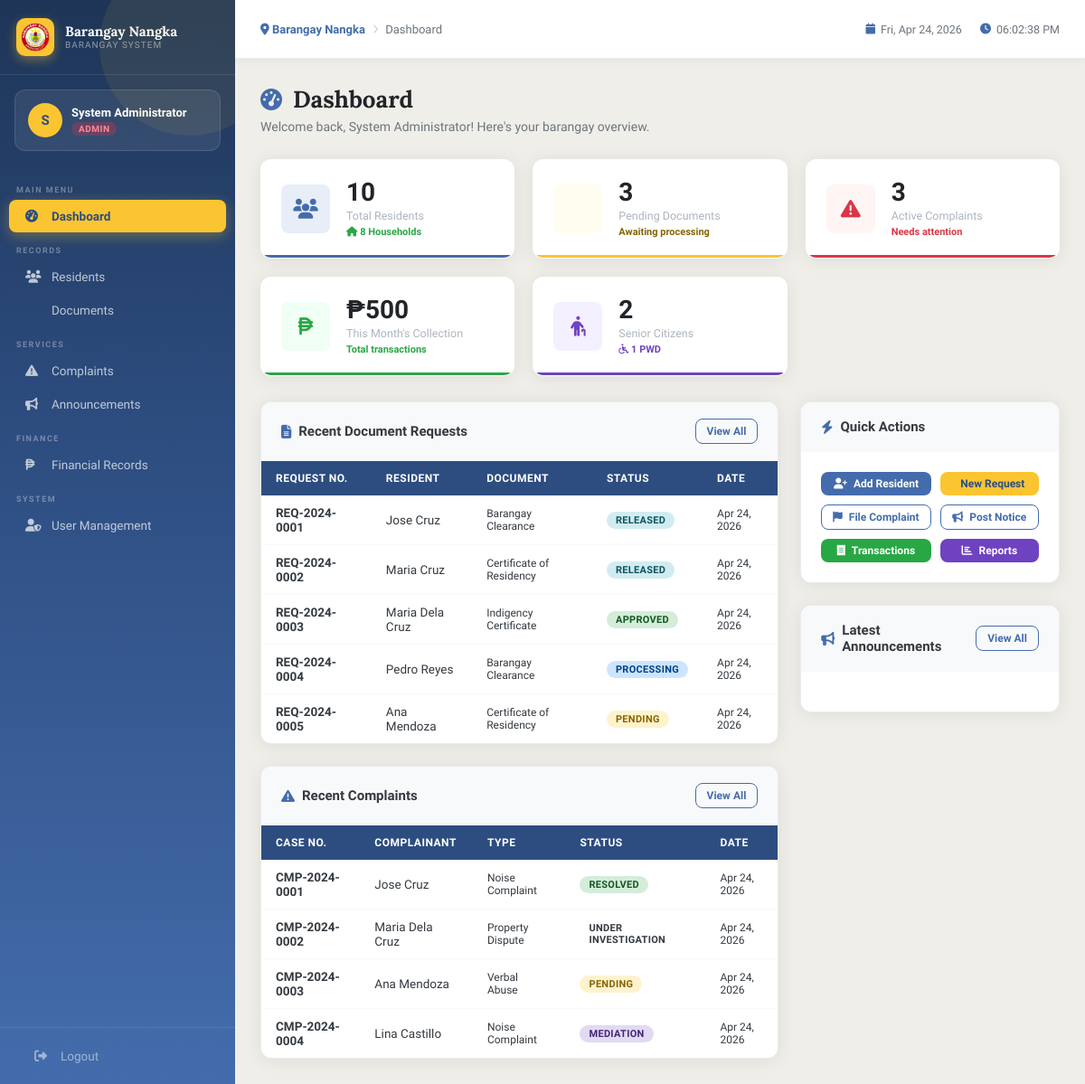
/dashboard.php (signed in), run on the app's committed database.
### tables this page shows
CREATE TABLE document_requests (
    id INT AUTO_INCREMENT PRIMARY KEY,
    request_no VARCHAR(20) UNIQUE NOT NULL,
    resident_id INT NOT NULL,
    document_type ENUM('Barangay Clearance','Certificate of Residency','Indigency Certificate','Business Clearance','Certificate of Good Moral Character') NOT NULL,
    purpose TEXT,
    status ENUM('Pending','Processing','For Approval','Approved','Released','Rejected') DEFAULT 'Pending',
    amount DECIMAL(10,2) DEFAULT 0,
    payment_status ENUM('Unpaid','Paid') DEFAULT 'Unpaid',
    or_number VARCHAR(50),
    requested_by INT,
    approved_by INT NULL,
    released_by INT NULL,
    notes TEXT,
    requested_at TIMESTAMP DEFAULT CURRENT_TIMESTAMP,
    approved_at DATETIME NULL,
    released_at DATETIME NULL,
    FOREIGN KEY (resident_id) REFERENCES residents(id),
    FOREIGN KEY (requested_by) REFERENCES users(id)
);

CREATE TABLE complaints (
    id INT AUTO_INCREMENT PRIMARY KEY,
    complaint_no VARCHAR(20) UNIQUE NOT NULL,
    complainant_id INT NOT NULL,
    respondent_name VARCHAR(100),
    respondent_address TEXT,
    complaint_type ENUM('Noise Complaint','Property Dispute','Physical Assault','Verbal Abuse','Theft','Vandalism','Domestic Violence','Others') NOT NULL,
    description TEXT NOT NULL,
    incident_date DATE,
    incident_location TEXT,
    status ENUM('Pending','Under Investigation','Mediation','Resolved','Dismissed','Escalated') DEFAULT 'Pending',
    assigned_to INT NULL,
    admin_notes TEXT,
    attachment VARCHAR(255),
    created_at TIMESTAMP DEFAULT CURRENT_TIMESTAMP,
    updated_at TIMESTAMP DEFAULT CURRENT_TIMESTAMP ON UPDATE CURRENT_TIMESTAMP,
    FOREIGN KEY (complainant_id) REFERENCES residents(id)
);

### includes/config.php (called while the page is built, shortened)
<?php
function isLoggedIn() {
    return isset($_SESSION['user_id']);
}
function hasRole($roles) {
    return in_array($_SESSION['role'], $roles);
}
?>

### dashboard.php (the view, shortened to what this page needs)
<?php
require_once 'includes/config.php';
$page_title = 'Dashboard';
$totalResidents = $pdo->query("SELECT COUNT(*) FROM residents WHERE is_active=1")->fetchColumn();
$totalHouseholds = $pdo->query("SELECT COUNT(*) FROM households")->fetchColumn();
$pendingDocs = $pdo->query("SELECT COUNT(*) FROM document_requests WHERE status IN ('Pending','Processing','For Approval')")->fetchColumn();
$pendingComplaints = $pdo->query("SELECT COUNT(*) FROM complaints WHERE status IN ('Pending','Under Investigation','Mediation')")->fetchColumn();
$seniorCitizens = $pdo->query("SELECT COUNT(*) FROM residents WHERE senior_citizen=1 AND is_active=1")->fetchColumn();
$pwdCount = $pdo->query("SELECT COUNT(*) FROM residents WHERE pwd=1 AND is_active=1")->fetchColumn();
$monthlyIncome = $pdo->query("SELECT COALESCE(SUM(amount),0) FROM transactions WHERE MONTH(transaction_date)=MONTH(NOW()) AND YEAR(transaction_date)=YEAR(NOW())")->fetchColumn();
$recentRequests = $pdo->query("SELECT dr.*, CONCAT(r.first_name,' ',r.last_name) as resident_name FROM document_requests dr JOIN residents r ON dr.resident_id=r.id ORDER BY dr.requested_at DESC LIMIT 5")->fetchAll();
$recentComplaints = $pdo->query("SELECT c.*, CONCAT(r.first_name,' ',r.last_name) as complainant FROM complaints c JOIN residents r ON c.complainant_id=r.id ORDER BY c.created_at DESC LIMIT 5")->fetchAll();
include 'includes/header.php';
?>
<div class="page-header">
    <h1><i class="fas fa-gauge-high"></i> Dashboard</h1>
    <p>Welcome back, <?= htmlspecialchars($_SESSION['full_name']) ?>! Here's your barangay overview.</p>
</div>
<div class="stats-grid">
    <div class="stat-card" style="--card-color:#446CAC;--card-bg:#e8eef7;">
        <div class="stat-icon"><i class="fas fa-users"></i></div>
        <div class="stat-info">
            <div class="stat-value"><?= number_format($totalResidents) ?></div>
            <div class="stat-label">Total Residents</div>
            <div class="stat-sub"><i class="fas fa-home"></i> <?= $totalHouseholds ?> Households</div>
        </div>
    </div>
    <div class="stat-card" style="--card-color:#FBC531;--card-bg:#fffdf0;">
        <div class="stat-icon" style="background:#fffdf0;color:#d4a520;"><i class="fas fa-file-certificate"></i></div>
        <div class="stat-info">
            <div class="stat-value"><?= $pendingDocs ?></div>
            <div class="stat-label">Pending Documents</div>
            <div class="stat-sub" style="color:#856404;">Awaiting processing</div>
        </div>
    </div>
    <div class="stat-card" style="--card-color:#dc3545;--card-bg:#fff5f5;">
        <div class="stat-icon" style="background:#fff5f5;color:#dc3545;"><i class="fas fa-triangle-exclamation"></i></div>
        <div class="stat-info">
            <div class="stat-value"><?= $pendingComplaints ?></div>
            <div class="stat-label">Active Complaints</div>
            <div class="stat-sub" style="color:#dc3545;">Needs attention</div>
        </div>
    </div>
    <div class="stat-card" style="--card-color:#28a745;--card-bg:#f0fff4;">
        <div class="stat-icon" style="background:#f0fff4;color:#28a745;"><i class="fas fa-peso-sign"></i></div>
        <div class="stat-info">
            <div class="stat-value">₱<?= number_format($monthlyIncome, 0) ?></div>
            <div class="stat-label">This Month's Collection</div>
            <div class="stat-sub">Total transactions</div>
        </div>
    </div>
    <div class="stat-card" style="--card-color:#6f42c1;--card-bg:#f5f0ff;">
        <div class="stat-icon" style="background:#f5f0ff;color:#6f42c1;"><i class="fas fa-person-cane"></i></div>
        <div class="stat-info">
            <div class="stat-value"><?= $seniorCitizens ?></div>
            <div class="stat-label">Senior Citizens</div>
            <div class="stat-sub" style="color:#6f42c1;"><i class="fas fa-wheelchair"></i> <?= $pwdCount ?> PWD</div>
        </div>
    </div>
</div>
<div class="dashboard-grid">
    <div>
        <div class="card mb-3">
            <div class="card-header">
                <h3><i class="fas fa-file-lines"></i> Recent Document Requests</h3>
                <a href="<?= SITE_URL ?>/modules/documents/index.php" class="btn btn-sm btn-outline">View All</a>
            </div>
            <div class="card-body" style="padding:0;">
                <div class="table-wrap">
                    <table class="data-table">
                        <thead>
                            <tr>
                                <th>Request No.</th>
                                <th>Resident</th>
                                <th>Document</th>
                                <th>Status</th>
                                <th>Date</th>
                            </tr>
                        </thead>
                        <tbody>
                            <?php foreach ($recentRequests as $req): ?>
                            <tr>
                                <td><strong><?= $req['request_no'] ?></strong></td>
                                <td><?= htmlspecialchars($req['resident_name']) ?></td>
                                <td style="font-size:12px;"><?= $req['document_type'] ?></td>
                                <td>
                                    <span class="badge badge-<?= strtolower($req['status']) ?>">
                                        <?= $req['status'] ?>
                                    </span>
                                </td>
                                <td style="font-size:12px;"><?= date('M d, Y', strtotime($req['requested_at'])) ?></td>
                            </tr>
                            <?php endforeach; ?>
                        </tbody>
                    </table>
                </div>
            </div>
        </div>
        <div class="card">
            <div class="card-header">
                <h3><i class="fas fa-triangle-exclamation"></i> Recent Complaints</h3>
                <a href="<?= SITE_URL ?>/modules/complaints/index.php" class="btn btn-sm btn-outline">View All</a>
            </div>
            <div class="card-body" style="padding:0;">
                <div class="table-wrap">
                    <table class="data-table">
                        <thead>
                            <tr>
                                <th>Case No.</th>
                                <th>Complainant</th>
                                <th>Type</th>
                                <th>Status</th>
                                <th>Date</th>
                            </tr>
                        </thead>
                        <tbody>
                            <?php foreach ($recentComplaints as $cmp): ?>
                            <tr>
                                <td><strong><?= $cmp['complaint_no'] ?></strong></td>
                                <td><?= htmlspecialchars($cmp['complainant']) ?></td>
                                <td style="font-size:12px;"><?= $cmp['complaint_type'] ?></td>
                                <td>
                                    <span class="badge badge-<?= strtolower(str_replace(' ','-',$cmp['status'])) ?>">
                                        <?= $cmp['status'] ?>
                                    </span>
                                </td>
                                <td style="font-size:12px;"><?= date('M d, Y', strtotime($cmp['created_at'])) ?></td>
                            </tr>
                            <?php endforeach; ?>
                        </tbody>
                    </table>
                </div>
            </div>
        </div>
    </div>
    <div>
        <div class="card mb-3">
            <div class="card-header">
                <h3><i class="fas fa-bolt"></i> Quick Actions</h3>
            </div>
            <div class="card-body">
                <div style="display:grid;grid-template-columns:1fr 1fr;gap:10px;">
                    <a href="<?= SITE_URL ?>/modules/residents/add.php" class="btn btn-primary btn-sm" style="justify-content:center;">
                        <i class="fas fa-user-plus"></i> Add Resident
                    </a>
                    <a href="<?= SITE_URL ?>/modules/documents/add.php" class="btn btn-gold btn-sm" style="justify-content:center;">
                        <i class="fas fa-file-plus"></i> New Request
                    </a>
                    <a href="<?= SITE_URL ?>/modules/complaints/add.php" class="btn btn-outline btn-sm" style="justify-content:center;">
                        <i class="fas fa-flag"></i> File Complaint
                    </a>
                    <a href="<?= SITE_URL ?>/modules/announcements/add.php" class="btn btn-outline btn-sm" style="justify-content:center;">
                        <i class="fas fa-bullhorn"></i> Post Notice
                    </a>
                    <a href="<?= SITE_URL ?>/modules/finance/index.php" class="btn btn-sm" style="background:#28a745;color:white;justify-content:center;border:none;">
                        <i class="fas fa-receipt"></i> Transactions
                    </a>
                    <a href="<?= SITE_URL ?>/modules/finance/report.php" class="btn btn-sm" style="background:#6f42c1;color:white;justify-content:center;border:none;">
                        <i class="fas fa-chart-bar"></i> Reports
                    </a>
                </div>
            </div>
        </div>
        <div class="card">
            <div class="card-header">
                <h3><i class="fas fa-bullhorn"></i> Latest Announcements</h3>
                <a href="<?= SITE_URL ?>/modules/announcements/index.php" class="btn btn-sm btn-outline">View All</a>
            </div>
            <div class="card-body">
            </div>
        </div>
    </div>
</div>
<?php include 'includes/footer.php'; ?>

### includes/header.php (shortened to what this page needs)
<?php
$current_page = basename($_SERVER['PHP_SELF'], '.php');
?>
<!DOCTYPE html>
<html lang="en">
<head>
    <link rel="stylesheet" href="https://cdnjs.cloudflare.com/ajax/libs/font-awesome/6.5.0/css/all.min.css">
    <link rel="stylesheet" href="<?= SITE_URL ?>/assets/css/main.css">
</head>
<body>
<div class="sidebar" id="sidebar">
    <div class="sidebar-header">
        <div class="logo-wrap">
            <div class="logo-icon">
    <img src="<?= SITE_URL ?>/assets/img/logo.png" alt="Logo" style="width:32px;height:32px;object-fit:contain;">
            </div>
            <div class="logo-text">
                <span class="logo-main">Barangay Nangka</span>
                <span class="logo-sub">Barangay System</span>
            </div>
        </div>
    </div>
    <div class="user-card">
        <div class="user-avatar">
            <?= strtoupper(substr($_SESSION['full_name'] ?? 'A', 0, 1)) ?>
        </div>
        <div class="user-info">
            <span class="user-name"><?= htmlspecialchars($_SESSION['full_name'] ?? '') ?></span>
            <span class="user-role badge-<?= $_SESSION['role'] ?? '' ?>"><?= ucfirst($_SESSION['role'] ?? '') ?></span>
        </div>
    </div>
    <nav class="sidebar-nav">
        <span class="nav-label">Main Menu</span>
        <a href="<?= SITE_URL ?>/dashboard.php" class="nav-item <?= $current_page === 'dashboard' ? 'active' : '' ?>">
            <i class="fas fa-gauge-high"></i>
            <span>Dashboard</span>
        </a>
        <?php if (hasRole(['admin','secretary','captain'])): ?>
        <span class="nav-label">Records</span>
        <a href="<?= SITE_URL ?>/modules/residents/index.php" class="nav-item <?= strpos($_SERVER['REQUEST_URI'],'residents') !== false ? 'active' : '' ?>">
            <i class="fas fa-users"></i>
            <span>Residents</span>
        </a>
        <a href="<?= SITE_URL ?>/modules/documents/index.php" class="nav-item <?= strpos($_SERVER['REQUEST_URI'],'documents') !== false ? 'active' : '' ?>">
            <span>Documents</span>
        </a>
        <?php endif; ?>
        <span class="nav-label">Services</span>
        <a href="<?= SITE_URL ?>/modules/complaints/index.php" class="nav-item <?= strpos($_SERVER['REQUEST_URI'],'complaints') !== false ? 'active' : '' ?>">
            <i class="fas fa-triangle-exclamation"></i>
            <span>Complaints</span>
        </a>
        <a href="<?= SITE_URL ?>/modules/announcements/index.php" class="nav-item <?= strpos($_SERVER['REQUEST_URI'],'announcements') !== false ? 'active' : '' ?>">
            <i class="fas fa-bullhorn"></i>
            <span>Announcements</span>
        </a>
        <?php if (hasRole(['admin','treasurer','captain'])): ?>
        <span class="nav-label">Finance</span>
        <a href="<?= SITE_URL ?>/modules/finance/index.php" class="nav-item <?= strpos($_SERVER['REQUEST_URI'],'finance') !== false ? 'active' : '' ?>">
            <i class="fas fa-peso-sign"></i>
            <span>Financial Records</span>
        </a>
        <?php endif; ?>
        <?php if (hasRole(['admin'])): ?>
        <span class="nav-label">System</span>
        <a href="<?= SITE_URL ?>/modules/users/index.php" class="nav-item <?= strpos($_SERVER['REQUEST_URI'],'users') !== false ? 'active' : '' ?>">
            <i class="fas fa-user-shield"></i>
            <span>User Management</span>
        </a>
        <?php endif; ?>
    </nav>
    <div class="sidebar-footer">
        <a href="<?= SITE_URL ?>/logout.php" class="nav-item logout-btn">
            <i class="fas fa-right-from-bracket"></i>
            <span>Logout</span>
        </a>
    </div>
</div>
<div class="main-wrapper" id="mainWrapper">
    <header class="topbar">
        <div class="topbar-left">
            <div class="breadcrumb">
                <span class="breadcrumb-barangay"><i class="fas fa-location-dot"></i> Barangay Nangka</span>
                <i class="fas fa-chevron-right"></i>
                <span><?= $page_title ?? 'Dashboard' ?></span>
            </div>
        </div>
        <div class="topbar-right">
            <div class="topbar-date">
                <i class="fas fa-calendar"></i>
                <span id="currentDate"></span>
            </div>
            <div class="topbar-time">
                <i class="fas fa-clock"></i>
                <span id="currentTime"></span>
            </div>
        </div>
    </header>
    <main class="page-content">

### includes/footer.php (shortened to what this page needs)
    </main>
</div>
</body>
</html>

### data on the page
document_requests: request_no "REQ-2024-0001", resident_name "Jose Cruz", document_type "Barangay Clearance", status "RELEASED", requested_at "Apr 24, 2026"
document_requests: request_no "REQ-2024-0002", resident_name "Maria Cruz", document_type "Certificate of Residency", status "RELEASED", requested_at "Apr 24, 2026"
document_requests: request_no "REQ-2024-0003", resident_name "Maria Dela Cruz", document_type "Indigency Certificate", status "APPROVED", requested_at "Apr 24, 2026"
document_requests: request_no "REQ-2024-0004", resident_name "Pedro Reyes", document_type "Barangay Clearance", status "PROCESSING", requested_at "Apr 24, 2026"
document_requests: request_no "REQ-2024-0005", resident_name "Ana Mendoza", document_type "Certificate of Residency", status "PENDING", requested_at "Apr 24, 2026"
complaints: complaint_no "CMP-2024-0001", complainant "Jose Cruz", complaint_type "Noise Complaint", status "RESOLVED", created_at "Apr 24, 2026"
complaints: complaint_no "CMP-2024-0002", complainant "Maria Dela Cruz", complaint_type "Property Dispute", status "UNDER INVESTIGATION", created_at "Apr 24, 2026"
complaints: complaint_no "CMP-2024-0003", complainant "Ana Mendoza", complaint_type "Verbal Abuse", status "PENDING", created_at "Apr 24, 2026"
complaints: complaint_no "CMP-2024-0004", complainant "Lina Castillo", complaint_type "Noise Complaint", status "MEDIATION", created_at "Apr 24, 2026"

### other printed values
substr($_SESSION['full_name'] ?? 'A', 0, 1) "S"
$_SESSION['full_name'] "System Administrator"
$_SESSION['role'] "ADMIN"
$page_title "Dashboard"
$totalResidents "10"
$totalHouseholds "8"
$pendingDocs "3"
$pendingComplaints "3"
$monthlyIncome "500"
$seniorCitizens "2"
$pwdCount "1"
